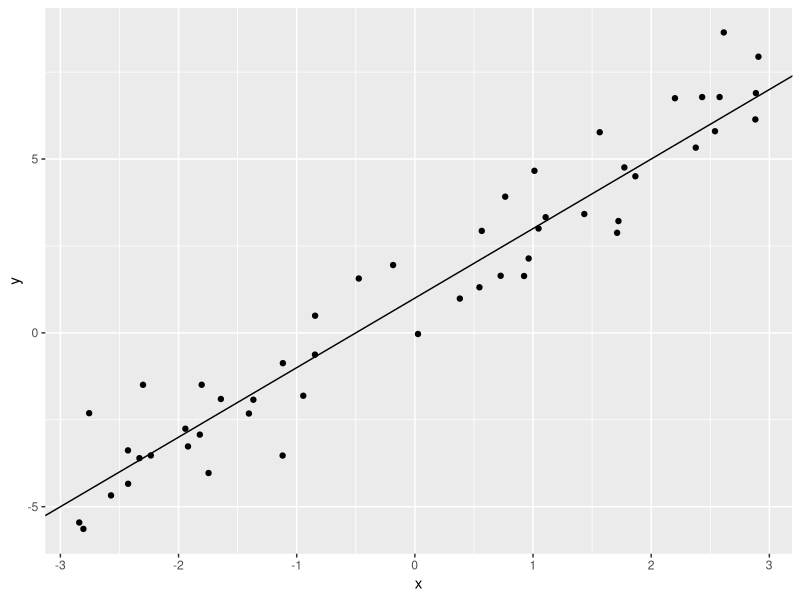
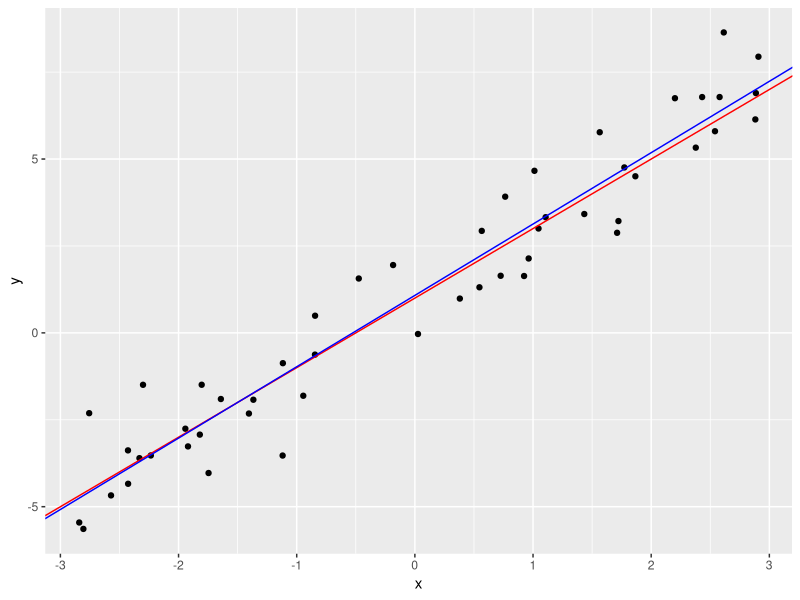
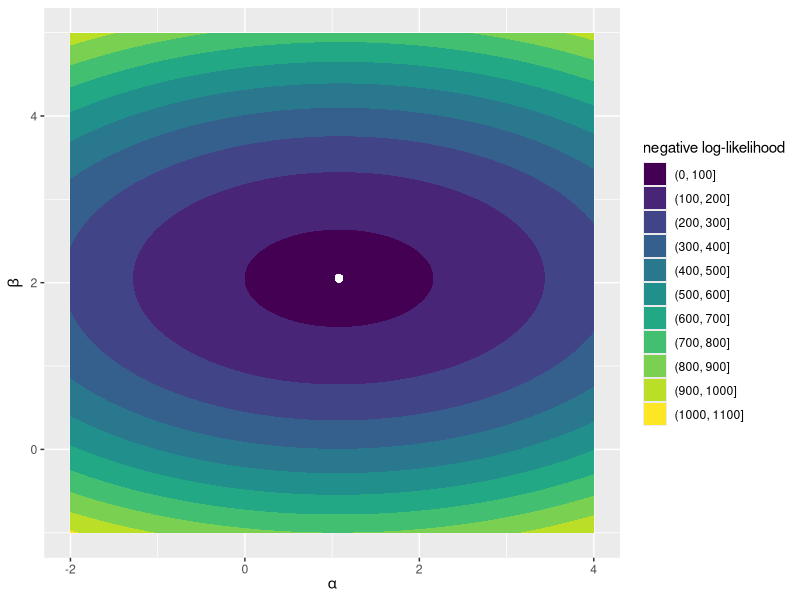
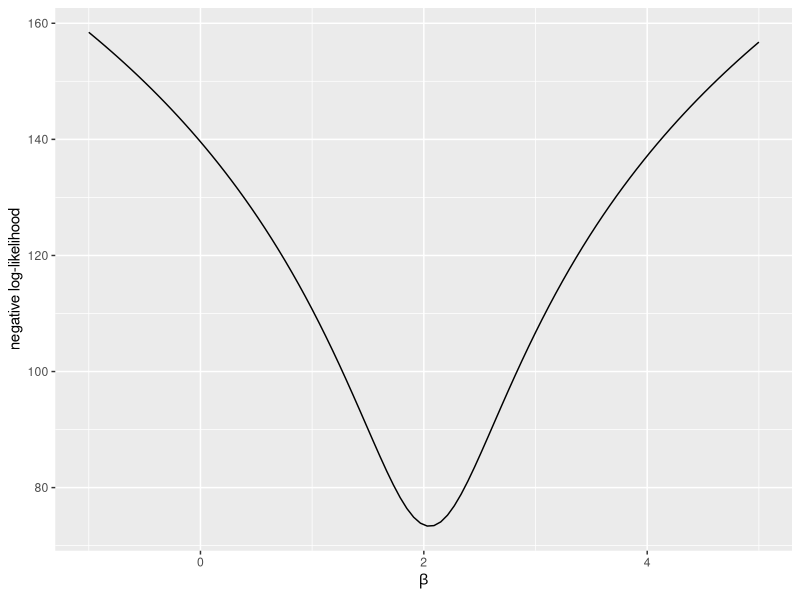
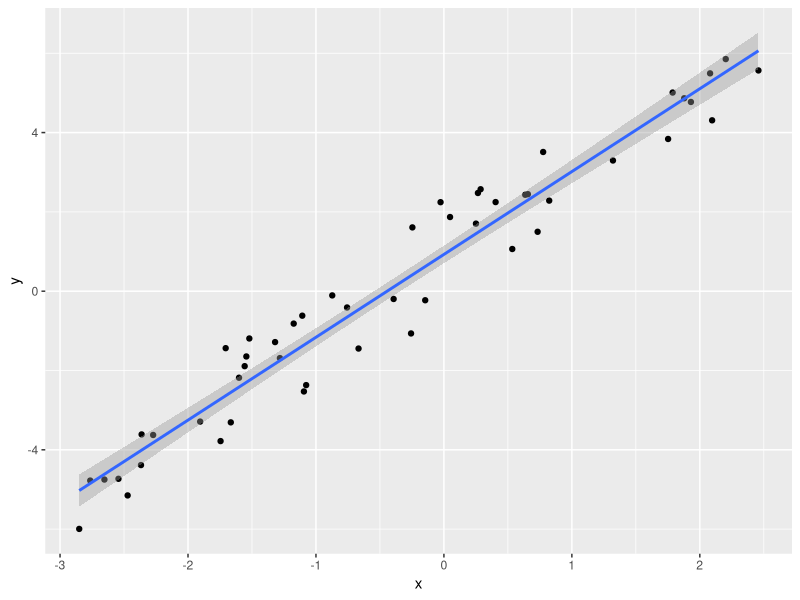
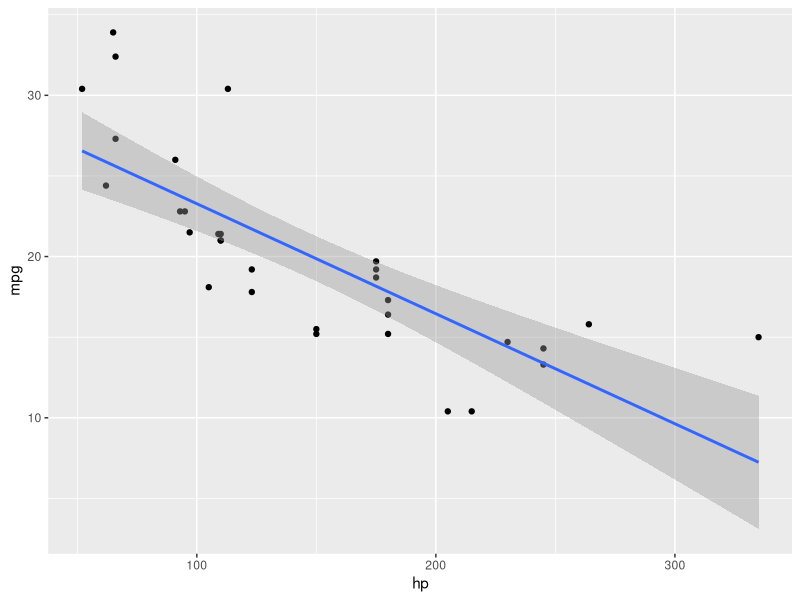

Write the R code that produced these figures, in order.
## ---- chunk 1
## load the tidyverse packages
if (!require("tidyverse")) install.packages("tidyverse"); library(tidyverse)

knitr::opts_chunk$set(fig.height = 4, fig.width = 6)
## ---- chunk 2
a <- 1 ## intercept
b <- 2 ## slope
sigma <- 1 ## error standard deviation
## ---- chunk 3
n <- 50 ## sample size

## simulate data
sim_data <- data.frame(x = runif(n, min = -3, max = 3))
sim_data$y <- rnorm(n, mean = a + b*sim_data$x, sd = sigma)

## Look at the data structure
head(sim_data)
## ---- chunk 4
sim_data %>% # start with the data
  ggplot(aes(x, y)) + # tell ggplot which aesthetics to use
  geom_point() + # add points
  geom_abline(intercept = a, slope = b) # show the known regression line
## ---- chunk 5
## negative log-likelihood of y-values given intercept, slope, and error sd
## we pass the parameters as a vector in the order a, b, sigma
lm_log_lik <- function(par, x, y) {
  a <- par["a"]; b <- par["b"]; sigma <- exp(par["log_sigma"])
  -sum(dnorm(y, mean = a + b*x, sd = sigma, log = TRUE))
}
## ---- chunk 6
fit <- optim(
  par = c(a = 0, b = 0, log_sigma = 1), 
  fn = lm_log_lik, 
  x = sim_data$x, 
  y = sim_data$y, 
  hessian = TRUE
)

fit
## ---- chunk 7
coef(lm(y ~ x, data = sim_data))
## ---- chunk 8
sim_data %>%   
  ggplot(aes(x, y)) + # tell ggplot which aesthetics to use
  geom_point() + # add points
  geom_abline(intercept = a, slope = b, color = "red") + # true regression line
  geom_abline(intercept = fit$par[1], slope = fit$par[2], color = "blue") # fit
## ---- chunk 9
a_seq <- seq(-2, 4, length.out = 100)
b_seq <- seq(-1, 5, length.out = 100)

### data frame containing all combinations of the intercept and slope values
par_grid <- expand.grid("a" = a_seq, "b" = b_seq)

### loop over data frame, store negative log likelihood
for (i in 1:nrow(par_grid)) {
  par_grid$loglik[i] <- lm_log_lik(
    c(a = par_grid$a[i], b = par_grid$b[i], fit$par[3]), 
    x = sim_data$x, 
    y = sim_data$y
  )
}
## ---- chunk 10
par_grid %>% 
  ggplot(aes(a, b, z = loglik)) + 
  geom_contour_filled() + 
  labs(x = expression(alpha), y = expression(beta), fill = "negative log-likelihood") + 
  geom_point(aes(x = fit$par[1], y = fit$par[2]), size = 2, color = "white")
## ---- chunk 11
## Modify our `lm_log_lik` function so that the slope is a separate argument
## We'll pass this to `optim` to just find the values of the intercept and sd
slope_proflik <- function(pars, b, x, y) {
  a <- pars[1]; sigma <- pars[2] ## only two pars in this function
  if (sigma > 0) {
    return(-sum(dnorm(y, mean = a + b*x, sd = sigma, log = TRUE)))
  } else {
    return(1000)
  }
}

b_profile <- data.frame(
  b = seq(-1, 5, length.out = 100)  ## values of slope to loop over
)

## loop over values of the slope, store negative log-likelihood
for (i in 1:nrow(b_profile)) {
  b_fit <- optim(
    par = c(a = 0, sigma = 1), # initial values for intercept and sd
    fn = slope_proflik,  # objective function
    b = b_profile$b[i], # fixed slope value
    x = sim_data$x,   # x values
    y = sim_data$y   # y values
  )
  b_profile$nll[i] <- b_fit$value
}

## plot slope profile
b_profile %>% 
  ggplot(aes(b, nll)) + 
  geom_line() + 
  labs(x = expression(beta), y = "negative log-likelihood")
## ---- chunk 12
var_cov <- solve(fit$hessian)
var_cov
## ---- chunk 13
fisher_se <- sqrt(diag(var_cov))
fisher_se
## ---- chunk 14
summary(lm(y ~ x, data = sim_data))
## ---- chunk 15
n_obs <- nrow(sim_data) ## number of observations
n_samples <- 1000 ## number of bootstrap samples

## initialize an empty matrix to store parameter estimates for each sample
par_samples <- matrix(nrow = n_samples, ncol = 3)

## recalculate MLE for each sample
for (i in 1:n_samples) {
  sample_rows <- sample(1:n_obs, size = n_obs, replace = TRUE) # sampled rows from data
  new_data <- sim_data[sample_rows,] # subset data to sampled rows
  
  sample_fit <- optim(
    par = c(a = 0, b = 0, log_sigma = 0), # initial values
    fn = lm_log_lik, # log likelihood function
    x = new_data$x, # sampled x-values
    y = new_data$y # sampled y-values
  )
  
  par_samples[i,] <- sample_fit$par # store sample parameters
}

boot_se <- apply(par_samples, MARGIN = 2, FUN = sd) # calculate column SDs
boot_se
## ---- chunk 16
gamma <- 0.05 ## 95% confidence interval

alpha_CI <- qnorm(c(gamma/2, 1 - gamma/2), mean = fit$par[1], sd = fisher_se[1])
beta_CI <- qnorm(c(gamma/2, 1 - gamma/2), mean = fit$par[2], sd = fisher_se[2])

cbind(alpha_CI, beta_CI)
## ---- chunk 17
alpha_CI <- qnorm(c(gamma/2, 1 - gamma/2), mean = fit$par[1], sd = boot_se[1])
beta_CI <- qnorm(c(gamma/2, 1 - gamma/2), mean = fit$par[2], sd = boot_se[2])

cbind(alpha_CI, beta_CI)
## ---- chunk 18
alpha_CI <- quantile(par_samples[,1], c(gamma/2, 1 - gamma/2))
beta_CI <- quantile(par_samples[,2], c(gamma/2, 1 - gamma/2))

cbind(alpha_CI, beta_CI)
## ---- chunk 19
lm_fit <- function(x, y, SE = "fisher", init = c("a" = 0, "b" = 0, "log_sigma" = 0), n_boot = 1000) {

  if (!(SE %in% c("bootstrap", "fisher"))) stop("SE options are bootstrap or fisher")
  if (length(x) != length(y)) stop("x and y lengths differ")

  ## Maximum-likelihood estimate
  MLE <- optim(
    par = init, # initial values
    fn = lm_log_lik,  # our negative log-likelihood function
    x = x,   # x values
    y = y,   # y values
    hessian = (SE == "fisher") # only return Hessian if Fisher information used
  )

  ## Standard error using either fisher information or bootstrapping
  if (SE == "fisher") {
    var_cov <- solve(MLE$hessian)
    fit_se <- sqrt(diag(var_cov))
  } else {
    n_obs <- length(x) ## number of observations

    ## initialize an empty matrix to store parameter estimates for each sample
    par_samples <- matrix(nrow = n_boot, ncol = 3)

    ## recalculate MLE for each sample
    for (i in 1:n_boot) {
      samp <- sample(1:n_obs, size = n_obs, replace = TRUE) # sampled observations
      new_x <- x[samp] # subset x to sampled observations
      new_y <- y[samp] # subset y to sampled observations

      sample_fit <- optim(
        par = init, # initial values
        fn = lm_log_lik, # log likelihood function
        x = new_x, # sampled x-values
        y = new_y # sampled y-values
      )
  
    par_samples[i,] <- sample_fit$par # store sample parameters
  }
  fit_se <- apply(par_samples, MARGIN = 2, FUN = sd) # calculate column SDs
 }

 ## nicely format output
 data.frame(
   coef = c("intercept", "slope"), 
   estimate = MLE$par[1:2], 
   SE = fit_se[1:2]
 )

}
## ---- chunk 20
a <- 1 ## intercept
b <- 2 ## slope
sigma <- 1 ## error standard deviation
n <- 50 ## sample size

## simulate data
sim_data <- tibble(
  x = runif(n, min = -3, max = 3), ## x values
  y = rnorm(n, mean = a + b*x, sd = sigma) ## regression equation
)

## plot data
sim_data %>% ggplot(aes(x, y)) + geom_point() + geom_smooth(method = "lm")

## run regression
lm_fit(sim_data$x, sim_data$y, SE = "fisher")
## ---- chunk 21
mtcars %>% ggplot(aes(hp, mpg)) + geom_point() + geom_smooth(method = "lm")
## ---- chunk 22
with(mtcars, lm_fit(hp, mpg))
## ---- chunk 23
### full negative log-likelihood
full <- optim(par = c(a = 0, b = 0, log_sigma = 0), fn = lm_log_lik, x = anscombe$x1, y = anscombe$y1)
full <- full$value

### reduced negative log-likelihood
reduced <- optim(par = c(a = 0, log_sigma = 0), fn = slope_proflik, b = 0, x = anscombe$x1, y = anscombe$y1)
reduced <- reduced$value

### calculate test statistic
chisq <- 2 * (reduced - full)

### likelihood ratio test p-value
p_LRT <- pchisq(chisq, df = 1, lower.tail = FALSE)

### p-value from lm
p_lm <- anova(lm(y1 ~ x1, data = anscombe))$`Pr(>F)`[1]
  
paste("likelihood ratio p-value:", round(p_LRT, 4))
paste("lm p-value:", round(p_lm, 4))
## ---- chunk 24
### WRITE THE SUM OF SQUARES FUNCTION -------------------------------------
## sum of squared errors given intercept and slope
## pass the parameters as a vector c(a, b)
sum_sqrs <- function(pars, x, y) {
  a <- pars[1]; b <- pars[2]
  sum((y - (a + b * x))^2)
}

### SIMULATE DATA ---------------------------------------------------------

a <- 1 ## intercept
b <- 2 ## slope
sigma <- 1 ## error standard deviation
n <- 50 ## sample size

## simulate data
sim_data <- tibble(
  x = runif(n, min = -3, max = 3), ## x values
  y = rnorm(n, mean = a + b*x, sd = sigma) ## regression equation
)

### OBTAIN PARAMETER ESTIMATES USING SUM OF SQUARES -----------------------
ss_fit <- optim(
  par = c(0, 0), # initial values (a, b)
  fn = sum_sqrs,  # sum of squares function
  x = sim_data$x,   # x values
  y = sim_data$y   # y values
)

ss_fit
## ---- chunk 25
### OBTAIN PARAMETER ESTIMATES USING MAXIMUM LIKELIHOOD -------------------
ml_fit <- optim(
  par = c(a = 0, b = 0, log_sigma = 0), # initial values (a, b, sigma)
  fn = lm_log_lik,  # negative log-likelihood function
  x = sim_data$x,   # x values
  y = sim_data$y   # y values
)

ml_fit
